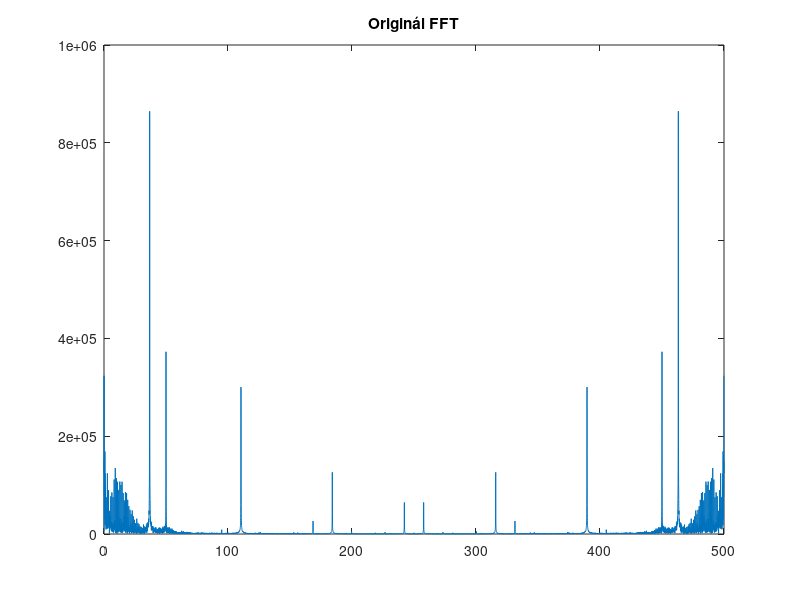

Reproduce this figure in MATLAB. (Note: this script raises an error after producing the figure.)
clear *
close all
clc

%% Zadání

% Odstranění harmonických složek pomocí filtru

%% Jak na to?

% První možnost je, že signál transformujete pomocí FFT, vynulujete nežádoucí 
% složky (symetricky tj. aby bylo spektrum symetrické) a signál rekonstruujete pomocí inverzní FFT. 
% Druhou možností je, že navrhnete NOTCH filtry pro vybrané harmonické 
% složky a signál jimi přefiltrujete.

%% Řešení **Vytvořil** Martin Motejlek

load("EKG3channels_sinus.mat");
x = x(1, :); % jen jeden kanál
fs = 500; %bylo zadáné

X = fft(x);

f = (0:length(X) - 1) / length(X) * fs;
plot(f, abs(X))
title("Originál FFT");

%% Filtrace
% Nejsem si jistý, jestli je vhodně zvolený bandwidth
y = x;

[b, a] = iirnotch(36.8 / fs * 2, 5 / fs * 2);
y = filter(b, a, y);

[b, a] = iirnotch(50 / fs * 2, 5 / fs * 2);
y = filter(b, a, y);

[b, a] = iirnotch(110.45 / fs * 2, 5 / fs * 2);
y = filter(b, a, y);

[b, a] = iirnotch(168.6 / fs * 2, 5 / fs * 2);
y = filter(b, a, y);

[b, a] = iirnotch(184.15 / fs * 2, 5 / fs * 2);
y = filter(b, a, y);

[b, a] = iirnotch(242.25 / fs * 2, 5 / fs * 2);
y = filter(b, a, y);

% Nelineární fázové zpoždění, ale u vysokých frekvencí nad frekvence EKG
% nevadí
% phasedelay(b, a, [], fs)

figure; plot(f, abs(fft(y)));
title("Zfiltrované FFT");

figure; plot(x); hold on; plot(y);
legend(["Originál", "Zfiltrovaný"]);